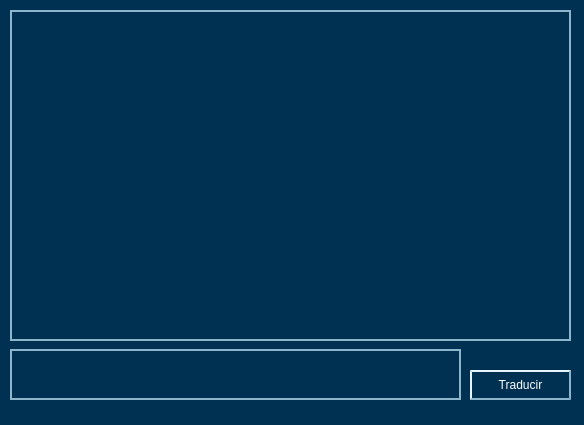
<?xml version="1.0" encoding="UTF-8"?>
<ui version="4.0">
 <class>MainWindow</class>
 <widget class="QMainWindow" name="MainWindow">
  <property name="geometry">
   <rect>
    <x>0</x>
    <y>0</y>
    <width>584</width>
    <height>425</height>
   </rect>
  </property>
  <property name="windowTitle">
   <string>TraductorLéxico</string>
  </property>
  <property name="styleSheet">
   <string notr="true">background-color: rgb(0, 49, 83)</string>
  </property>
  <widget class="QWidget" name="centralwidget">
   <widget class="QTextEdit" name="textEdit">
    <property name="geometry">
     <rect>
      <x>10</x>
      <y>349</y>
      <width>451</width>
      <height>51</height>
     </rect>
    </property>
    <property name="styleSheet">
     <string notr="true">color: #FFF;
border: 2px solid rgb(141,182,205);


</string>
    </property>
    <property name="html">
     <string>&lt;!DOCTYPE HTML PUBLIC &quot;-//W3C//DTD HTML 4.0//EN&quot; &quot;http://www.w3.org/TR/REC-html40/strict.dtd&quot;&gt;
&lt;html&gt;&lt;head&gt;&lt;meta name=&quot;qrichtext&quot; content=&quot;1&quot; /&gt;&lt;meta charset=&quot;utf-8&quot; /&gt;&lt;style type=&quot;text/css&quot;&gt;
p, li { white-space: pre-wrap; }
hr { height: 1px; border-width: 0; }
&lt;/style&gt;&lt;/head&gt;&lt;body style=&quot; font-family:'Segoe UI'; font-size:9pt; font-weight:400; font-style:normal;&quot;&gt;
&lt;p style=&quot;-qt-paragraph-type:empty; margin-top:0px; margin-bottom:0px; margin-left:0px; margin-right:0px; -qt-block-indent:0; text-indent:0px;&quot;&gt;&lt;br /&gt;&lt;/p&gt;&lt;/body&gt;&lt;/html&gt;</string>
    </property>
   </widget>
   <widget class="QPushButton" name="pushButton">
    <property name="geometry">
     <rect>
      <x>470</x>
      <y>370</y>
      <width>101</width>
      <height>30</height>
     </rect>
    </property>
    <property name="styleSheet">
     <string notr="true">QPushButton{
    background-color: rgb(0,49,83);
    border-style: outset;
    border-width: 2px;
    border-color: rgb(141,182,205);
	color: #FFF
}
QPushButton:pressed {
    background-color: (141,182,205);
    border-style: inset;
}</string>
    </property>
    <property name="text">
     <string>Traducir</string>
    </property>
   </widget>
   <widget class="QListWidget" name="listWidget">
    <property name="geometry">
     <rect>
      <x>10</x>
      <y>10</y>
      <width>561</width>
      <height>331</height>
     </rect>
    </property>
    <property name="styleSheet">
     <string notr="true">color: rgb(255, 255, 255);
border: 2px solid rgb(141,182,205);</string>
    </property>
   </widget>
  </widget>
  <widget class="QStatusBar" name="statusbar">
   <property name="contextMenuPolicy">
    <enum>Qt::PreventContextMenu</enum>
   </property>
  </widget>
 </widget>
 <resources/>
 <connections/>
</ui>
